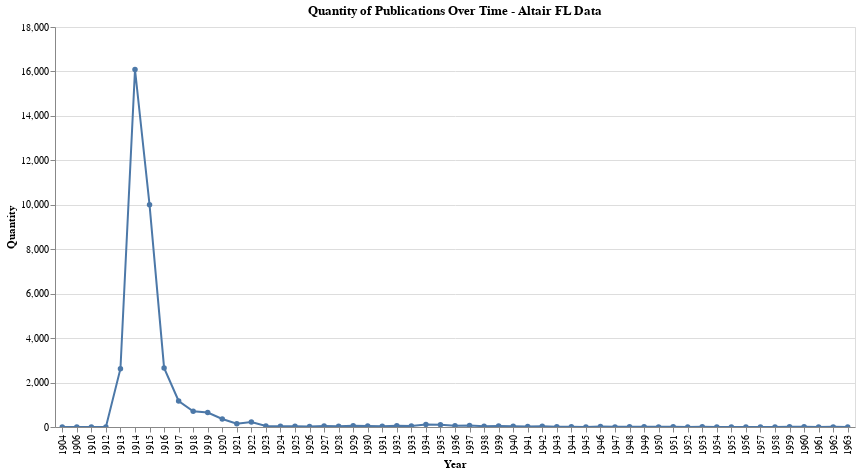

This figure's notebook cell:
### Code cell
import pandas as pd
import altair as alt

# Load the data
pl_data_df = pd.read_csv('../chroniclingamerica_csv/fl_data.csv')

# Ensure the 'Date' column is in datetime format
pl_data_df['Date'] = pd.to_datetime(pl_data_df['date'])

# Group by year and count the number of publications
pl_data_df['Year'] = pl_data_df['Date'].dt.year
publications_per_year = pl_data_df.groupby('Year').size().reset_index(name='Quantity')

# Create the Altair chart
chart = alt.Chart(publications_per_year).mark_line(point=True).encode(
    x='Year:O',
    y='Quantity:Q',
    tooltip=['Year', 'Quantity']
).properties(
    title='Quantity of Publications Over Time - Altair FL Data',
    width=800,
    height=400
).interactive()

chart

### Figure 1 — Vega-Lite specification as saved in the notebook (floating-point values rounded to 4 significant figures)
{"config": {"view": {"continuousWidth": 300, "continuousHeight": 300}}, "data": {"name": "data-675672f435a53ef1b59fe09e0c0a2cac"}, "mark": {"type": "line", "point": true}, "encoding": {"tooltip": [{"field": "Year", "type": "quantitative"}, {"field": "Quantity", "type": "quantitative"}], "x": {"field": "Year", "type": "ordinal"}, "y": {"field": "Quantity", "type": "quantitative"}}, "height": 400, "params": [{"name": "param_32", "select": {"type": "interval", "encodings": ["x", "y"]}, "bind": "scales"}], "title": "Quantity of Publications Over Time - Altair FL Data", "width": 800, "$schema": "https://vega.github.io/schema/vega-lite/v5.8.0.json", "datasets": {"data-675672f435a53ef1b59fe09e0c0a2cac": [{"Year": 1904, "Quantity": 1}, {"Year": 1906, "Quantity": 2}, {"Year": 1910, "Quantity": 1}, {"Year": 1912, "Quantity": 2}, {"Year": 1913, "Quantity": 2625}, {"Year": 1914, "Quantity": 16087}, {"Year": 1915, "Quantity": 9997}, {"Year": 1916, "Quantity": 2659}, {"Year": 1917, "Quantity": 1169}, {"Year": 1918, "Quantity": 711}, {"Year": 1919, "Quantity": 654}, {"Year": 1920, "Quantity": 362}, {"Year": 1921, "Quantity": 150}, {"Year": 1922, "Quantity": 224}, {"Year": 1923, "Quantity": 47}, {"Year": 1924, "Quantity": 29}, {"Year": 1925, "Quantity": 39}, {"Year": 1926, "Quantity": 23}, {"Year": 1927, "Quantity": 41}, {"Year": 1928, "Quantity": 32}, {"Year": 1929, "Quantity": 61}, {"Year": 1930, "Quantity": 46}, {"Year": 1931, "Quantity": 38}, {"Year": 1932, "Quantity": 55}, {"Year": 1933, "Quantity": 50}, {"Year": 1934, "Quantity": 113}, {"Year": 1935, "Quantity": 104}, {"Year": 1936, "Quantity": 57}, {"Year": 1937, "Quantity": 65}, {"Year": 1938, "Quantity": 35}, {"Year": 1939, "Quantity": 44}, {"Year": 1940, "Quantity": 36}, {"Year": 1941, "Quantity": 21}, {"Year": 1942, "Quantity": 30}, {"Year": 1943, "Quantity": 16}, {"Year": 1944, "Quantity": 14}, {"Year": 1945, "Quantity": 1}, {"Year": 1946, "Quantity": 21}, {"Year": 1947, "Quantity": 6}, {"Year": 1948, "Quantity": 16}, {"Year": 1949, "Quantity": 9}, {"Year": 1950, "Quantity": 6}, {"Year": 1951, "Quantity": 7}, {"Year": 1952, "Quantity": 1}, {"Year": 1953, "Quantity": 7}, {"Year": 1954, "Quantity": 5}, {"Year": 1955, "Quantity": 5}, {"Year": 1956, "Quantity": 5}, {"Year": 1957, "Quantity": 1}, {"Year": 1958, "Quantity": 3}, {"Year": 1959, "Quantity": 9}, {"Year": 1960, "Quantity": 8}, {"Year": 1961, "Quantity": 3}, {"Year": 1962, "Quantity": 6}, {"Year": 1963, "Quantity": 1}]}}
